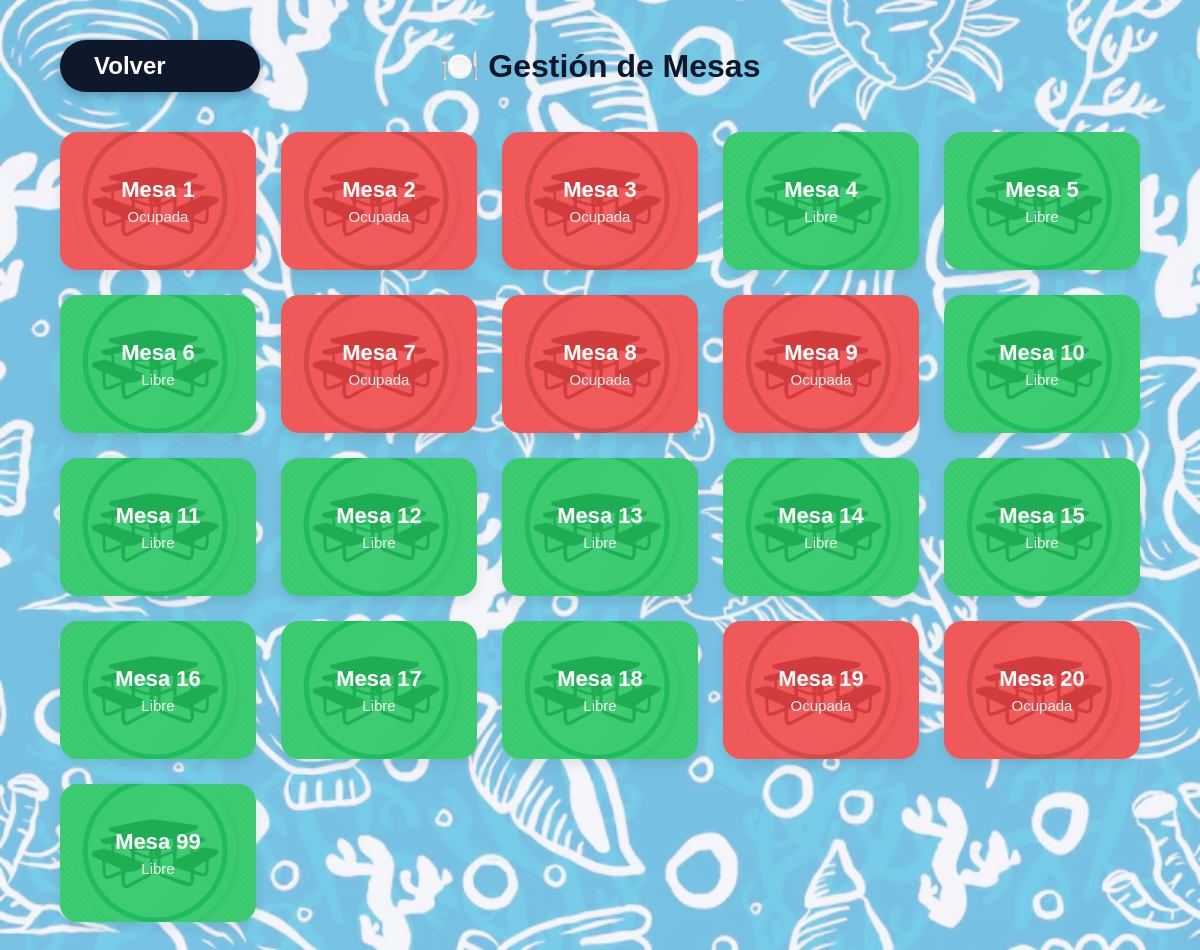
The app's page /views/mesas/index.php (signed in) with its own data.
### tables this page shows
CREATE TABLE `mesas` (
  `id` int(11) NOT NULL,
  `numero` int(11) NOT NULL,
  `estado` varchar(50) NOT NULL DEFAULT 'Libre'
);

### views/mesas/index.php (the view, shortened to what this page needs)
<?php
$conexion = Conexion::conectar();
$mesas = $conexion->query("SELECT * FROM mesas");
?>
<!DOCTYPE html>
<html lang="es">
<head>
<link rel="stylesheet" href="../css/mesas.css">
</head>
<body>
<div class="mesas-topbar">
    <a href="../dashboard/index.php" class="btn-regresar">
        <i class="fas fa-arrow-left"></i> Volver
    </a>
    <h1>🍽️ Gestión de Mesas</h1>
</div>
<div class="contenedor">
<?php while($mesa = $mesas->fetch_assoc()){ ?>
<div class="mesa <?php echo ($mesa['estado'] == 'Ocupada') ? 'ocupada' : 'libre'; ?>">
    <a href="orden.php?id=<?php echo $mesa['id']; ?>">
        <h2>Mesa <?php echo $mesa['numero']; ?></h2>
        <p><?php echo $mesa['estado']; ?></p>
    </a>
</div>
<?php } ?>
</div>
</body>
</html>
</body>
</html>

### views/css/mesas.css (style rules this page uses)
* { margin: 0; padding: 0; box-sizing: border-box; font-family: Arial, sans-serif; }
body { background-image: linear-gradient(rgba(233, 234, 244, 0.5), rgba(236, 238, 248, 0.5)), url('img/MeF.png'); background-size: cover; background-position: center; background-repeat: no-repeat; background-attachment: fixed; padding-top: 20px; }
.mesas-topbar { display: flex; justify-content: space-between; align-items: center; width: 90%; margin: 20px auto 40px auto; }
.mesas-topbar h1 { font-size: 32px; color: #0f172a; text-align: center; margin: 0; }
.btn-regresar { display: inline-flex; align-items: center; gap: 10px; background: #0f172a; color: white !important; text-decoration: none !important; padding: 12px 24px; border-radius: 30px; font-size: 24px; font-weight: bold; box-shadow: 0 4px 10px rgba(15, 23, 42, 0.25); transition: all 0.3s cubic-bezier(0.4, 0, 0.2, 1); width: 200px; }
.contenedor { display: grid; grid-template-columns: repeat(5, 1fr); gap: 25px; width: 90%; margin: 0 auto; padding-bottom: 50px; }
.mesa { padding: 45px 20px; text-align: center; border-radius: 18px; font-size: 20px; box-shadow: 0 6px 12px rgba(0,0,0,0.08); transition: all 0.3s ease; background-size: cover; background-position: center; }
.mesa.libre { background-image: linear-gradient(rgba(34, 197, 94, 0.88), rgba(34, 197, 94, 0.88)), url('img/mesaM.png'); }
.mesa.ocupada { background-image: linear-gradient(rgba(239, 68, 68, 0.88), rgba(239, 68, 68, 0.88)), url('img/mesaM.png'); }
.mesa a { text-decoration: none; color: white; display: block; }
.mesa h2 { font-size: 22px; margin-bottom: 5px; font-weight: bold; }
.mesa p { font-size: 15px; opacity: 0.9; }

### records on screen
mesas: numero "1", estado "Ocupada"
mesas: numero "2", estado "Ocupada"
mesas: numero "3", estado "Ocupada"
mesas: numero "4", estado "Libre"
mesas: numero "5", estado "Libre"
mesas: numero "6", estado "Libre"
mesas: numero "7", estado "Ocupada"
mesas: numero "8", estado "Ocupada"
mesas: numero "9", estado "Ocupada"
mesas: numero "10", estado "Libre"
mesas: numero "11", estado "Libre"
mesas: numero "12", estado "Libre"
mesas: numero "13", estado "Libre"
mesas: numero "14", estado "Libre"
mesas: numero "15", estado "Libre"
mesas: numero "16", estado "Libre"
mesas: numero "17", estado "Libre"
mesas: numero "18", estado "Libre"
mesas: numero "19", estado "Ocupada"
mesas: numero "20", estado "Ocupada"
mesas: numero "99", estado "Libre"
